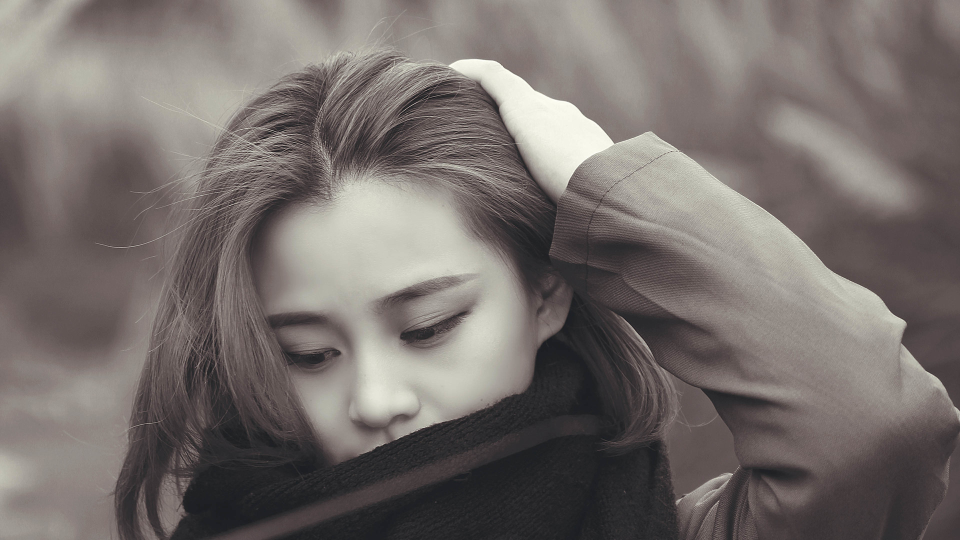
#> input picture python/TestData/girl.jpg, 1920 x 1080 px (shown at 1/2 size)
$ python s010_ImgProcessPillow.py
#> lines starting #> are read from the running program, lines starting #| are printed output that depends on the picture
# please install Pillow Package by pip[3] install Pillow
from PIL import Image

image = Image.open("./TestData/girl.jpg")
#> image is the input picture: PIL image 1920x1080 RGB; mean R, G, B 117.2, 110, 106.9

# print image information
print(image.format, image.size, image.mode)
#| JPEG (1920, 1080) RGB

#gen a thumbnail
image.thumbnail((320,240))
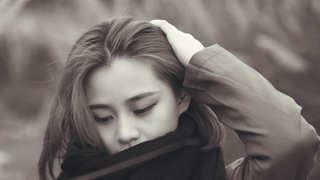
#> image: PIL image 320x180 RGB; mean R, G, B 117.1, 109.9, 106.8
image.show() # show image by system default image viewer

# save as file
image.save("TestData/girl_thumbnail.jpg", "png")

import sys

# print the python moudule searching path
print(sys.path)

# add a path to system path, it can make your moudle find by "import"
sys.path.append("./YourModulePath")
